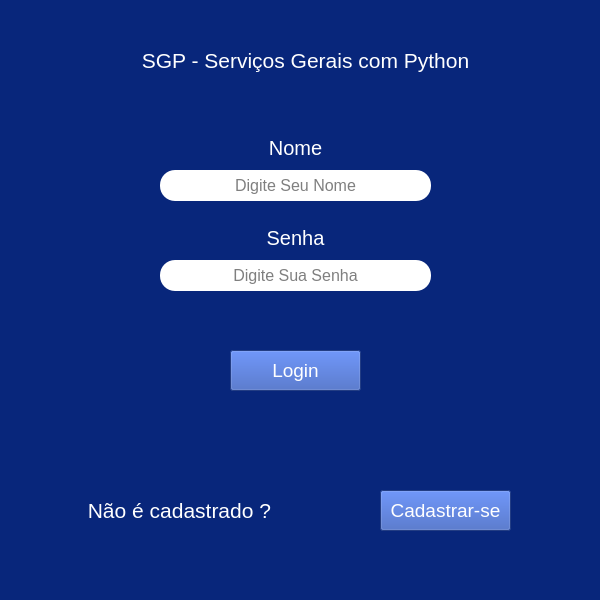
<?xml version="1.0" encoding="UTF-8"?>
<ui version="4.0">
 <class>MainWindow</class>
 <widget class="QMainWindow" name="MainWindow">
  <property name="geometry">
   <rect>
    <x>0</x>
    <y>0</y>
    <width>600</width>
    <height>600</height>
   </rect>
  </property>
  <property name="windowTitle">
   <string>SGP for Python</string>
  </property>
  <property name="layoutDirection">
   <enum>Qt::LeftToRight</enum>
  </property>
  <property name="styleSheet">
   <string notr="true">background-color: #08267b</string>
  </property>
  <widget class="QWidget" name="centralwidget">
   <widget class="QLabel" name="label">
    <property name="geometry">
     <rect>
      <x>130</x>
      <y>30</y>
      <width>351</width>
      <height>61</height>
     </rect>
    </property>
    <property name="font">
     <font>
      <pointsize>16</pointsize>
     </font>
    </property>
    <property name="styleSheet">
     <string notr="true">color: #fff</string>
    </property>
    <property name="text">
     <string>SGP - Serviços Gerais com Python</string>
    </property>
    <property name="alignment">
     <set>Qt::AlignCenter</set>
    </property>
   </widget>
   <widget class="QLineEdit" name="user">
    <property name="geometry">
     <rect>
      <x>160</x>
      <y>170</y>
      <width>271</width>
      <height>31</height>
     </rect>
    </property>
    <property name="font">
     <font>
      <pointsize>12</pointsize>
     </font>
    </property>
    <property name="styleSheet">
     <string notr="true">padding: 5px; color: #000; background-color: #fff;
border-width: 2px; border-radius: 15px; border-color: #000;</string>
    </property>
    <property name="text">
     <string/>
    </property>
    <property name="alignment">
     <set>Qt::AlignCenter</set>
    </property>
    <property name="placeholderText">
     <string>Digite Seu Nome</string>
    </property>
   </widget>
   <widget class="QLabel" name="label_2">
    <property name="geometry">
     <rect>
      <x>260</x>
      <y>140</y>
      <width>71</width>
      <height>16</height>
     </rect>
    </property>
    <property name="font">
     <font>
      <pointsize>15</pointsize>
     </font>
    </property>
    <property name="styleSheet">
     <string notr="true">color: #fff</string>
    </property>
    <property name="text">
     <string>Nome</string>
    </property>
    <property name="alignment">
     <set>Qt::AlignCenter</set>
    </property>
   </widget>
   <widget class="QLineEdit" name="passwd">
    <property name="geometry">
     <rect>
      <x>160</x>
      <y>260</y>
      <width>271</width>
      <height>31</height>
     </rect>
    </property>
    <property name="font">
     <font>
      <pointsize>12</pointsize>
     </font>
    </property>
    <property name="styleSheet">
     <string notr="true">padding: 5px; color: #000; background-color: #fff;
border-width: 2px; border-radius: 15px; border-color: #000;</string>
    </property>
    <property name="text">
     <string/>
    </property>
    <property name="alignment">
     <set>Qt::AlignCenter</set>
    </property>
    <property name="placeholderText">
     <string>Digite Sua Senha</string>
    </property>
   </widget>
   <widget class="QLabel" name="label_3">
    <property name="geometry">
     <rect>
      <x>260</x>
      <y>230</y>
      <width>71</width>
      <height>16</height>
     </rect>
    </property>
    <property name="font">
     <font>
      <pointsize>15</pointsize>
     </font>
    </property>
    <property name="styleSheet">
     <string notr="true">color: #fff</string>
    </property>
    <property name="text">
     <string>Senha</string>
    </property>
    <property name="alignment">
     <set>Qt::AlignCenter</set>
    </property>
   </widget>
   <widget class="QPushButton" name="login">
    <property name="geometry">
     <rect>
      <x>230</x>
      <y>350</y>
      <width>131</width>
      <height>41</height>
     </rect>
    </property>
    <property name="font">
     <font>
      <pointsize>14</pointsize>
     </font>
    </property>
    <property name="styleSheet">
     <string notr="true">color: #fff; background-color: #3155b7</string>
    </property>
    <property name="text">
     <string>Login</string>
    </property>
   </widget>
   <widget class="QPushButton" name="pushButton_2">
    <property name="geometry">
     <rect>
      <x>380</x>
      <y>490</y>
      <width>131</width>
      <height>41</height>
     </rect>
    </property>
    <property name="font">
     <font>
      <pointsize>14</pointsize>
     </font>
    </property>
    <property name="styleSheet">
     <string notr="true">color: #fff; background-color: #3155b7</string>
    </property>
    <property name="text">
     <string>Cadastrar-se</string>
    </property>
   </widget>
   <widget class="QLabel" name="label_4">
    <property name="geometry">
     <rect>
      <x>60</x>
      <y>500</y>
      <width>211</width>
      <height>21</height>
     </rect>
    </property>
    <property name="font">
     <font>
      <pointsize>16</pointsize>
     </font>
    </property>
    <property name="styleSheet">
     <string notr="true">color: #fff</string>
    </property>
    <property name="text">
     <string>Não é cadastrado ?</string>
    </property>
    <property name="alignment">
     <set>Qt::AlignRight|Qt::AlignTrailing|Qt::AlignVCenter</set>
    </property>
   </widget>
   <widget class="QLabel" name="label_5">
    <property name="geometry">
     <rect>
      <x>180</x>
      <y>320</y>
      <width>251</width>
      <height>21</height>
     </rect>
    </property>
    <property name="font">
     <font>
      <pointsize>11</pointsize>
     </font>
    </property>
    <property name="styleSheet">
     <string notr="true">color: yellow</string>
    </property>
    <property name="text">
     <string/>
    </property>
    <property name="alignment">
     <set>Qt::AlignCenter</set>
    </property>
   </widget>
  </widget>
  <widget class="QMenuBar" name="menubar">
   <property name="geometry">
    <rect>
     <x>0</x>
     <y>0</y>
     <width>600</width>
     <height>21</height>
    </rect>
   </property>
  </widget>
  <widget class="QStatusBar" name="statusbar"/>
 </widget>
 <resources/>
 <connections/>
</ui>
